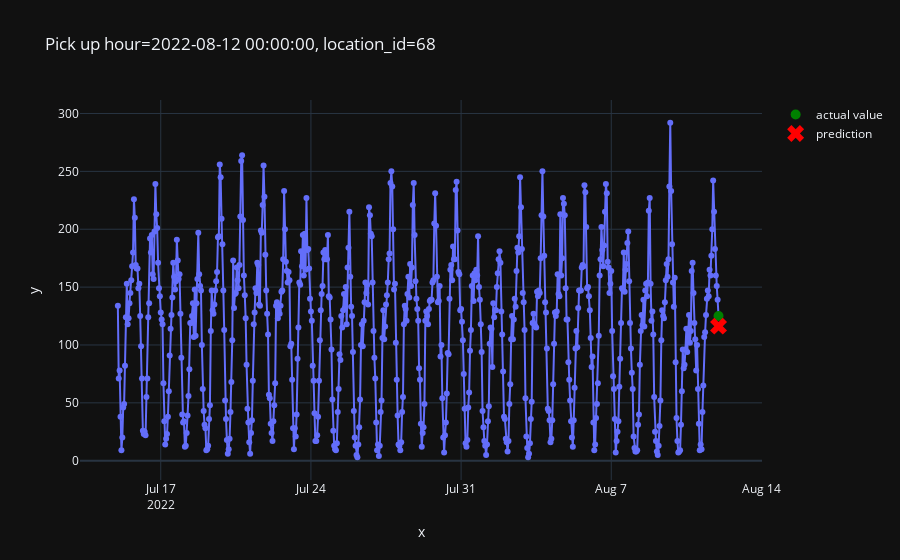

The cell this chart's notebook holds for it:
### Code cell
from src.plot import plot_one_sample

plot_one_sample(
    example_id=2979,
    features=X_test,
    targets=y_test,
    predictions=pd.Series(predictions)
)

### Figure 1 — Plotly figure (JSON) as saved in the notebook; plotly's stock layout.template omitted (floating-point values rounded to 4 significant figures; data arrays with more than 128 entries replaced by an {"elided": "..."} marker saying what was removed)
{"data": [{"hovertemplate": "x=%{x}<br>y=%{y}<extra></extra>", "legendgroup": "", "line": {"color": "#636efa", "dash": "solid"}, "marker": {"symbol": "circle"}, "mode": "markers+lines", "name": "", "orientation": "v", "showlegend": false, "type": "scatter", "x": {"elided": "673 str values"}, "xaxis": "x", "y": {"elided": "673 int values"}, "yaxis": "y"}, {"line": {"color": "green"}, "marker": {"size": 10}, "mode": "markers", "name": "actual value", "type": "scatter", "x": ["2022-08-12T00:00:00"], "y": [125]}, {"line": {"color": "red"}, "marker": {"size": 15, "symbol": "x"}, "mode": "markers", "name": "prediction", "type": "scatter", "x": ["2022-08-12T00:00:00"], "y": [116.3]}], "layout": {"legend": {"tracegroupgap": 0}, "title": {"text": "Pick up hour=2022-08-12 00:00:00, location_id=68"}, "xaxis": {"anchor": "y", "domain": [0, 1], "title": {"text": "x"}}, "yaxis": {"anchor": "x", "domain": [0, 1], "title": {"text": "y"}}}}
